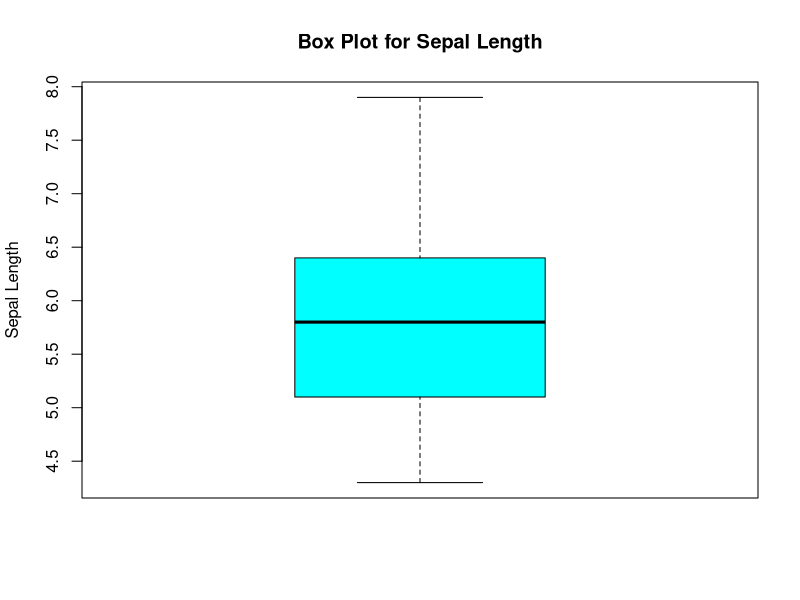
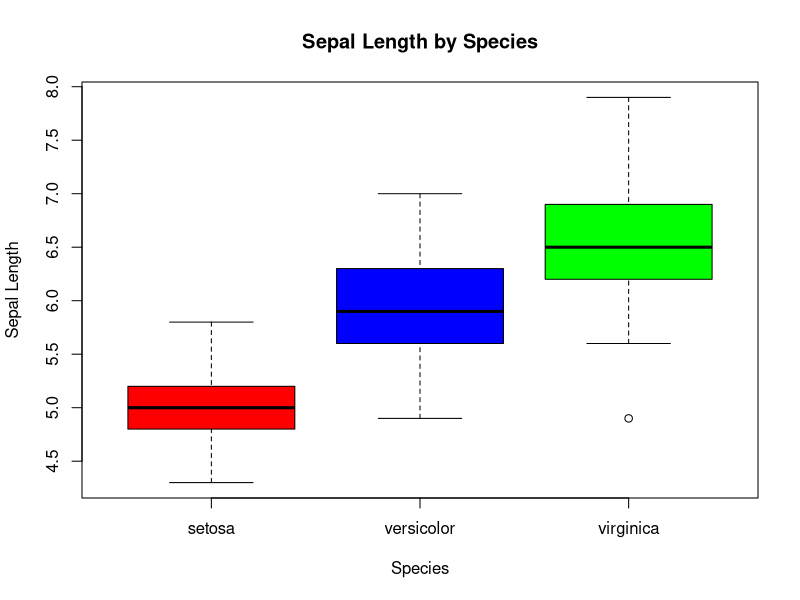
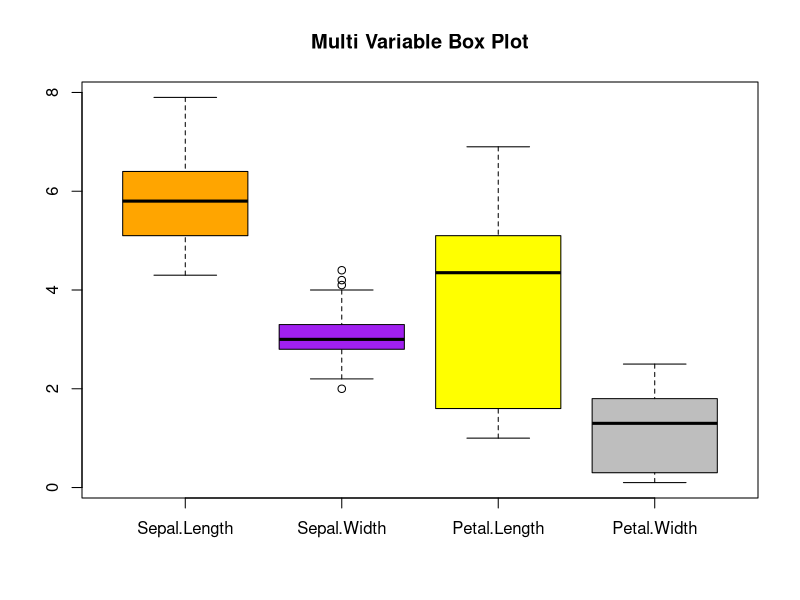
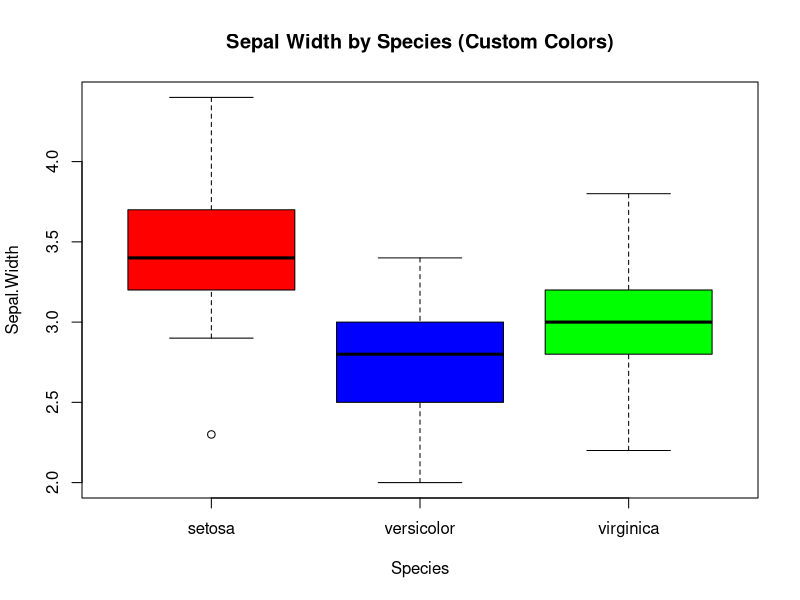
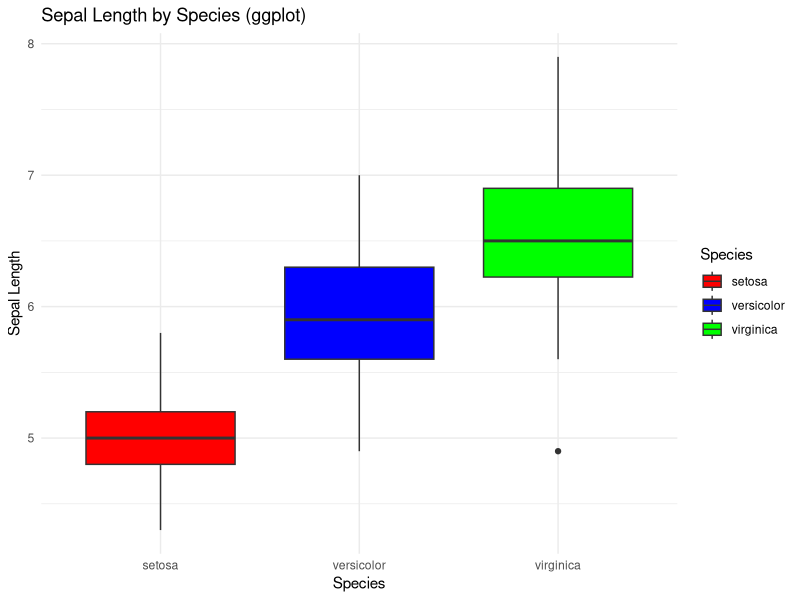
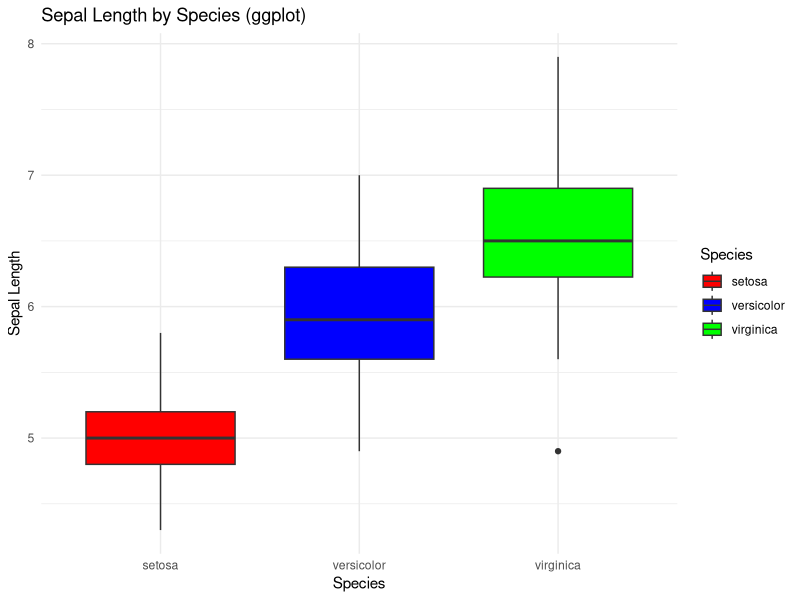

Generate these figures, in order, with R:
data(iris)

?iris
head(iris)
str(iris)
class(iris)
View(iris)

boxplot(iris$Sepal.Length,
        main = "Box Plot for Sepal Length",
        ylab = "Sepal Length",
        col = "cyan")

boxplot(
  Sepal.Length ~ Species,
  data = iris,
  main = "Sepal Length by Species",
  xlab = "Species",
  ylab = "Sepal Length",
  col = c("red", "blue", "green")
)

boxplot(
  iris[,1:4],
  main = "Multi Variable Box Plot",
  col = c("orange", "purple", "yellow", "gray")
)


species_colors <- c(
  "setosa" = "red",
  "versicolor" = "blue",
  "virginica" = "green"
)

boxplot(
  Sepal.Width ~ Species,
  data = iris,
  main = "Sepal Width by Species (Custom Colors)",
  col = species_colors
)  

library(ggplot2)

ggplot(iris,
       aes(x = Species,
           y = Sepal.Length,
           fill = Species)) +
  geom_boxplot() +
  scale_fill_manual(values = c(
    "setosa" = "red",
    "versicolor" = "blue",
    "virginica" = "green"
  )) +
  theme_minimal() +
  labs(
    title = "Sepal Length by Species (ggplot)",
    x = "Species",
    y = "Sepal Length"
  )

ggsave("plots/Week4(a)_Iris_BoxPlots.png")